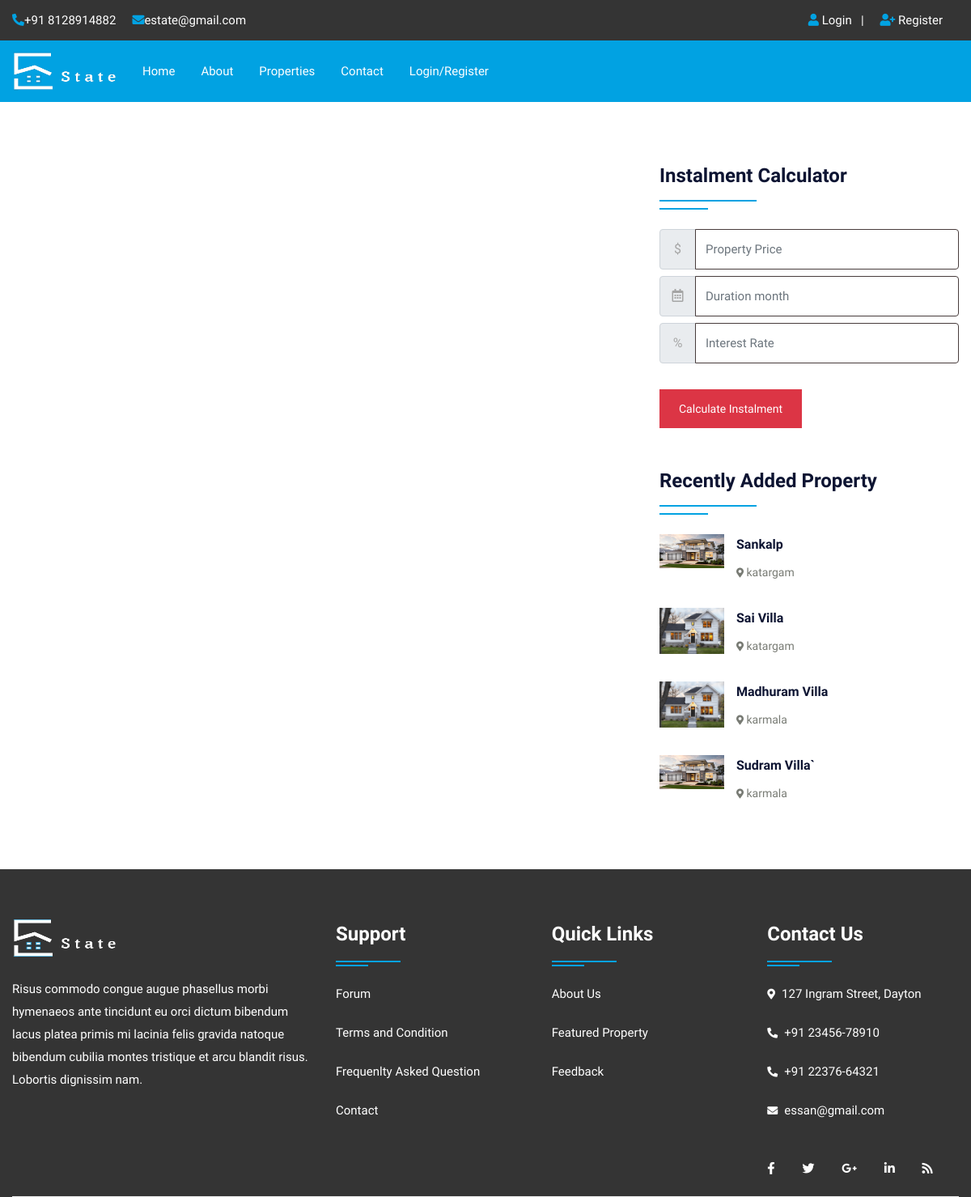
Page /stateproperty.php on the earlier database version.
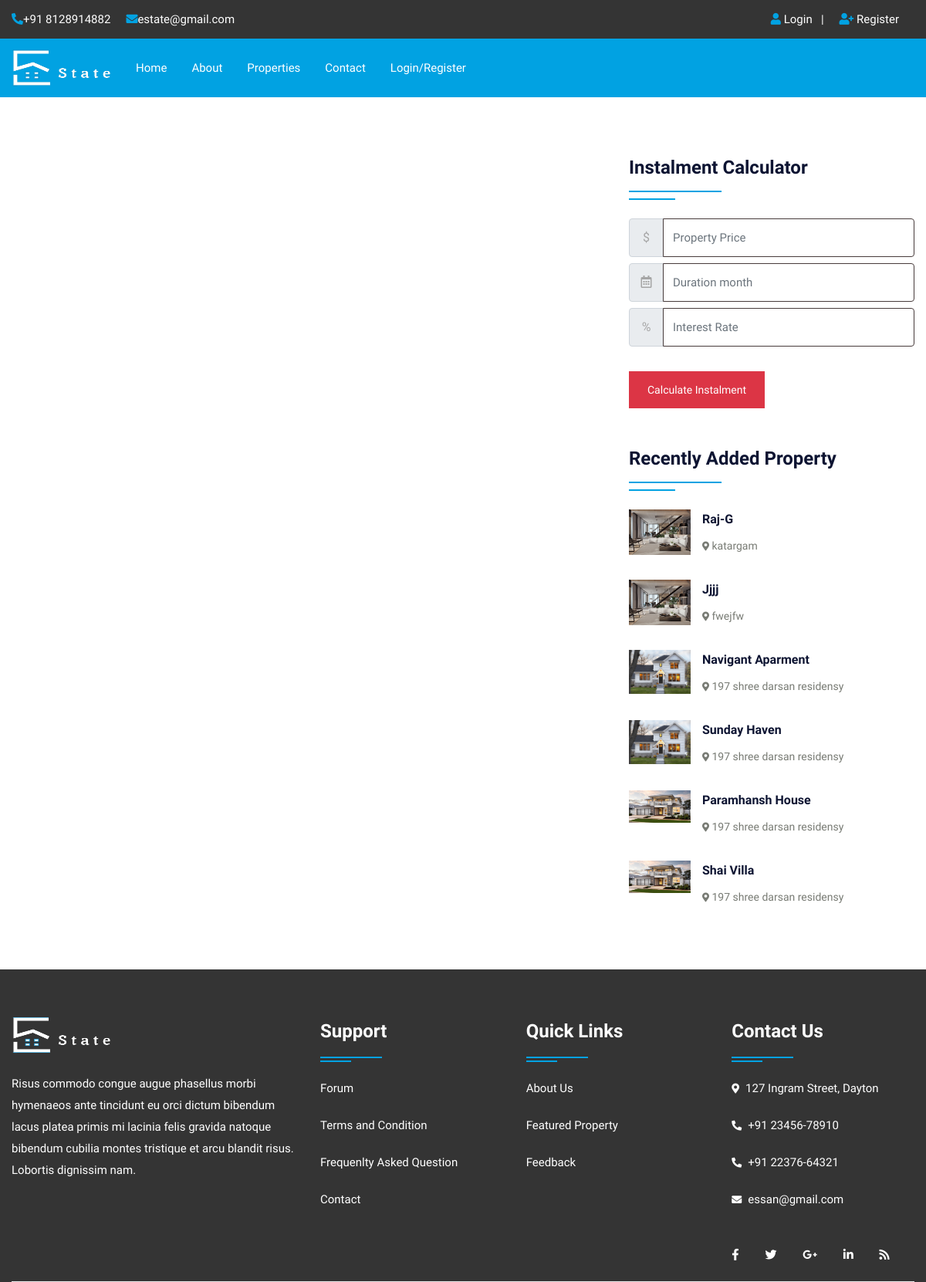
Same page on the later database version.
### tables this page shows
CREATE TABLE IF NOT EXISTS `property` (
  `pid` int(50) NOT NULL AUTO_INCREMENT,
  `title` varchar(50) NOT NULL,
  `pcontent` longtext NOT NULL,
  `type` varchar(100) NOT NULL,
  `bhk` varchar(50) NOT NULL,
  `stype` varchar(100) NOT NULL,
  `bedroom` int(50) NOT NULL,
  `bathroom` int(50) NOT NULL,
  `balcony` int(50) NOT NULL,
  `kitchen` int(50) NOT NULL,
  `hall` int(50) DEFAULT NULL,
  `floor` varchar(50) DEFAULT NULL,
  `size` int(50) NOT NULL,
  `price` int(50) NOT NULL,
  `location` varchar(200) NOT NULL,
  `city` varchar(100) NOT NULL,
  `state` varchar(100) NOT NULL,
  `feature` longtext NOT NULL,
  `pimage` varchar(300) NOT NULL,
  `pimage1` varchar(300) NOT NULL,
  `pimage2` varchar(300) NOT NULL,
  `pimage3` varchar(300) NOT NULL,
  `pimage4` varchar(300) NOT NULL,
  `uid` int(50) NOT NULL,
  `status` varchar(50) NOT NULL,
  `mapimage` varchar(300) NOT NULL,
  `topmapimage` varchar(300) NOT NULL,
  `groundmapimage` varchar(300) NOT NULL,
  `totalfloor` varchar(50) DEFAULT NULL,
  `date` datetime NOT NULL DEFAULT CURRENT_TIMESTAMP,
  PRIMARY KEY (`pid`),
  UNIQUE KEY `title` (`title`)
);

### stateproperty.php (the view, shortened to what this page needs)
<!DOCTYPE html>
<html lang="en">
<head>
<link rel="stylesheet" type="text/css" href="css/bootstrap.min.css">
<link rel="stylesheet" type="text/css" href="css/bootstrap-slider.css">
<link rel="stylesheet" type="text/css" href="css/jquery-ui.css">
<link rel="stylesheet" type="text/css" href="css/layerslider.css">
<link rel="stylesheet" type="text/css" href="css/color.css" id="color-change">
<link rel="stylesheet" type="text/css" href="css/owl.carousel.min.css">
<link rel="stylesheet" type="text/css" href="css/font-awesome.min.css">
<link rel="stylesheet" type="text/css" href="fonts/flaticon/flaticon.css">
<link rel="stylesheet" type="text/css" href="css/style.css">
</head>
<body>
<div id="page-wrapper">
    <div class="row">
		<?php include("include/header.php");?>
        <div class="full-row">
            <div class="container">
                <div class="row">
					<div class="col-lg-8">
                    </div>
                    <div class="col-lg-4">
                        <div class="sidebar-widget">
                            <h4 class="double-down-line-left text-secondary position-relative pb-4 my-4">Instalment Calculator</h4>
						<form class="d-inline-block w-100" action="calc.php" method="post">
                            <div class="input-group mb-2 mr-sm-2">
                                <div class="input-group-prepend">
                                    <div class="input-group-text">$</div>
                                </div>
                                <input type="text" class="form-control" name="amount" placeholder="Property Price" required>
                            </div>
                            <div class="input-group mb-2 mr-sm-2">
                                <div class="input-group-prepend">
                                    <div class="input-group-text"><i class="far fa-calendar-alt"></i></div>
                                </div>
                                <input type="text" class="form-control" name="month" placeholder="Duration month" required>
                            </div>
                            <div class="input-group mb-2 mr-sm-2">
                                <div class="input-group-prepend">
                                    <div class="input-group-text">%</div>
                                </div>
                                <input type="text" class="form-control" name="interest" placeholder="Interest Rate" required>
                            </div>
                            <button type="submit" value="submit" name="calc" class="btn btn-danger mt-4">Calculate Instalment</button>
                        </form>
                        </div>
                        <div class="sidebar-widget mt-5">
                            <h4 class="double-down-line-left text-secondary position-relative pb-4 mb-4">Recently Added Property</h4>
                            <ul class="property_list_widget">
								<?php
								$query=mysqli_query($con,"SELECT * FROM `property` ORDER BY date DESC LIMIT 6");
										while($row=mysqli_fetch_array($query))
										{
								?>
                                <li> <img src="admin/property/<?php echo $row['18'];?>" alt="pimage">
                                    <h6 class="text-secondary hover-text-success text-capitalize"><a href="propertydetail.php?pid=<?php echo $row['0'];?>"><?php echo $row['1'];?></a></h6>
                                    <span class="font-14"><i class="fas fa-map-marker-alt icon-success icon-small"></i> <?php echo $row['14'];?></span>
                                </li>
                                <?php } ?>
                            </ul>
                        </div>
                    </div>
                </div>
            </div>
        </div>
		<?php include("include/footer.php");?>
    </div>
</div>
</body>
</html>

### include/header.php (shortened to what this page needs)
<!DOCTYPE html>
<html lang="en">
<head>
    <link rel="stylesheet" href="assets/css/font-awesome.min.css">
        <link rel="stylesheet" href="assets/css/feathericon.min.css">
</head>
<body>
<header id="header" class="transparent-header-modern fixed-header-bg-white w-100">
    <div class="top-header bg-secondary">
        <div class="container">
            <div class="row">
                <div class="col-md-8">
                    <ul class="top-contact list-text-white  d-table">
                        <li><a href="#"><i class="fas fa-phone-alt "style="color: #01A2E2;"></i>+91 8128914882</a></li>
                        <li><a href="#"><i class="fas fa-envelope "style="color: #01A2E2;"></i>estate@gmail.com</a></li>
                    </ul>
                </div>
                <div class="col-md-4">
                    <div class="top-contact float-right">
                        <ul class="list-text-white d-table">
                            <li><i class="fas fa-user"style="color: #01A2E2;"></i>
                                <?php if (isset($_SESSION['uemail'])) { ?>
                                    <a href="logout.php">Logout</a>&nbsp;&nbsp;<?php }
                                     else { ?>
                                    <a href="login.php">Login</a>&nbsp;&nbsp;
                                    |
                            </li>
                            <li><i class="fas fa-user-plus " style="color: #01A2E2;"></i><a href="register.php"> Register</li><?php } ?>
                        </ul>
                    </div>
                </div>
            </div>
        </div>
    </div>
    <div class="main-nav  hover-success-nav py-2" style="background-color: #01A2E2;">
        <div class="container">
            <div class="row">
                <div class="col-lg-12">
                    <nav class="navbar navbar-expand-lg  p-0"> <a class="navbar-brand position-relative" href="index.php"><img class="nav-logo" src="./images/logo/finallogo.png" style="height: 50px;width: 130px;" alt=""></a>
                        <div class="collapse navbar-collapse" id="navbarSupportedContent">
                            <ul class="navbar-nav mr-auto">
                                <li class="nav-item dropdown"> <a class="nav-link" style="color: white;" href="index.php" role="button" aria-haspopup="true" aria-expanded="false">Home</a></li>
                                <li class="nav-item"> <a class="nav-link" style="color: white;" href="about.php">About</a> </li>
                                <li class="nav-item"> <a class="nav-link" style="color: white;" href="property.php">Properties</a> </li>
                                <li class="nav-item"> <a class="nav-link" style="color: white;" href="contact.php">Contact</a> </li>
                                <?php if (isset($_SESSION['uemail'])) { ?>
                                    <li class="nav-item dropdown">
                                        <a class="nav-link dropdown-toggle" style="color: white;" href="#" role="button" data-toggle="dropdown" aria-haspopup="true" aria-expanded="false">My Account</a>
                                        <ul class="dropdown-menu" style="background-color: #01A2E2;">
                                            <li class="nav-item"> <a class="nav-link" style="color: white;" href="payment-history.php">Payments</a> </li>
                                            <li class="nav-item"> <a class="nav-link" style="color: white;" href="profile.php">Profile</a> </li>
                                            <li class="nav-item"> <a class="nav-link" style="color: white;" href="feedback.php">Feedback</a> </li>
                                            <li class="nav-item"> <a class="nav-link" style="color: white;" href="feature.php">Notification</a> </li>
                                        </ul>
                                    </li>
				</ul>
                <?php
                $uid=$_SESSION['uid'];
									$query=mysqli_query($con,"SELECT * FROM `user` WHERE uid='$uid'");
									while($row=mysqli_fetch_array($query))
									{
								?>
                    <?php
                                    }
                    ?>
                                <?php } else { ?>
                                    <li class="nav-item"> <a class="nav-link" style="color: white;" href="login.php">Login/Register</a> </li>
                                <?php } ?>
                            </ul>
                        </div>
                    </nav>
                </div>
            </div>
        </div>
    </div>
</header>
</body>
</html>

### include/footer.php
<footer class="full-row bg-secondary p-0">
            <div class="container">
                <div  class="row">
                    <div class="col-lg-12">
                        <div class="divider py-40">
                            <div class="row">
                                <div class="col-md-12 col-lg-4">
                                    <div class="footer-widget mb-4">
                                        <div class="footer-logo mb-4"> <a href="#"><img class="logo-bottom" src="./images/logo/finallogo.png" style="height: 50px;width: 130px;" alt="image"></a> </div>
                                        <p class="pb-20 text-white">Risus commodo congue augue phasellus morbi hymenaeos ante tincidunt eu orci dictum bibendum lacus platea primis mi lacinia felis gravida natoque bibendum cubilia montes tristique et arcu blandit risus. Lobortis dignissim nam.</p>
                                        </div>
                                </div>
                                <div class="col-md-12 col-lg-8">
                                    <div class="row">
                                        <div class="col-md-4 col-lg-4">
                                            <div class="footer-widget footer-nav mb-4">
                                                <h4 class="widget-title text-white double-down-line-left position-relative">Support</h4>
                                                <ul class="hover-text-primary">
                                                    <li><a href="#" class="text-white">Forum</a></li>
                                                    <li><a href="#" class="text-white">Terms and Condition</a></li>
                                                    <li><a href="#" class="text-white">Frequenlty Asked Question</a></li>
                                                    <li><a href="contact.php" class="text-white">Contact</a></li>
                                                </ul>
                                            </div>
                                        </div>
                                        <div class="col-md-4 col-lg-4">
                                            <div class="footer-widget footer-nav mb-4">
                                                <h4 class="widget-title text-white double-down-line-left position-relative">Quick Links</h4>
                                                <ul class="hover-text-primary">
                                                    <li><a href="./about.php" class="text-white">About Us</a></li>
                                                    <li><a href="./property.php" class="text-white">Featured Property</a></li>
                                                    <li><a href="./feedback.php" class="text-white">Feedback</a></li>
                                                </ul>
                                            </div>
                                        </div>
                                        <div class="col-md-4 col-lg-4">
                                            <div class="footer-widget">
                                                <h4 class="widget-title text-white double-down-line-left position-relative">Contact Us</h4>
                                                <ul class="text-white">
                                                    <li class="hover-text-primary"><i class="fas fa-map-marker-alt text-white mr-2 font-13 mt-1"></i>127 Ingram Street, Dayton</li>
                                                    <li class="hover-text-primary"> <i class="fas fa-phone-alt text-white mr-2 font-13 mt-1"></i>+91 23456-78910</li>
													<li class="hover-text-primary"> <i class="fas fa-phone-alt text-white mr-2 font-13 mt-1"></i>+91 22376-64321</li>
                                                    <li class="hover-text-primary"><i class="fas fa-envelope text-white mr-2 font-13 mt-1"></i>essan@gmail.com</li>
                                                </ul>
                                            </div>
                                            <div class="footer-widget media-widget mt-4 text-white hover-text-primary"> <a href="facebook.com"><i class="fab fa-facebook-f"></i></a> <a href="#"><i class="fab fa-twitter"></i></a> <a href="#"><i class="fab fa-google-plus-g"></i></a> <a href="#"><i class="fab fa-linkedin-in"></i></a> <a href="#"><i class="fas fa-rss"></i></a> </div>
                                        </div>
                                    </div>
                                </div>
                            </div>
                        </div>
                    </div>
                </div>
            </div>
        </footer>

### css/color.css (style rules this page uses)
:root { --theme-ordinary-color: #787b74; }
:root { --theme-primary-color: #01A2E2; }
:root { --theme-secondary-color: #0d1432; }
:root { --theme-white-color: #fff; }
:root { --theme-light-color: #f8f8f8; }
:root { --theme-gray-color: #f5f5f5; }
:root { --theme-footer-color: #091b4b; }
:root { --theme-dark-color: #091b4b; }
:root { --text-light-color: #a3a7af; }
:root { --theme-primary-opacity-color: rgba(11, 191, 141, .8); }
:root { --theme-secondary-opacity-color: rgba(13,20,50,0.7); }
:root { --theme-white-opacity-color: rgba(255, 255, 255, 0.3); }
:root { --theme-dark-opacity-color: rgba(0, 0, 0, 0.5); }
:root { --theme-ordinary-font: 'Muli', sans-serif; }
:root { --theme-highlight-font: 'Comfortaa', cursive; }

Differences in the rows shown:
removed property: pimage (picture), title "Sankalp", location "katargam"
removed property: pimage (picture), title "Sai Villa", location "katargam"
removed property: pimage (picture), title "Madhuram Villa", location "karmala"
removed property: pimage (picture), title "Sudram Villa`", location "karmala"
added property: pimage (picture), title "Raj-G", location "katargam"
added property: pimage (picture), title "Jjjj", location "fwejfw"
added property: pimage (picture), title "Navigant Aparment", location "197 shree darsan residensy"
added property: pimage (picture), title "Sunday Haven", location "197 shree darsan residensy"
added property: pimage (picture), title "Paramhansh House", location "197 shree darsan residensy"
added property: pimage (picture), title "Shai Villa", location "197 shree darsan residensy"
